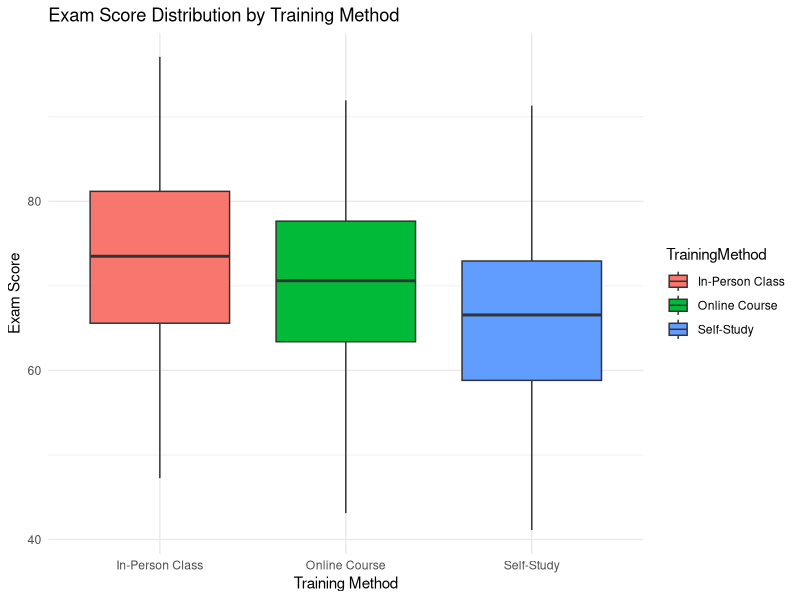
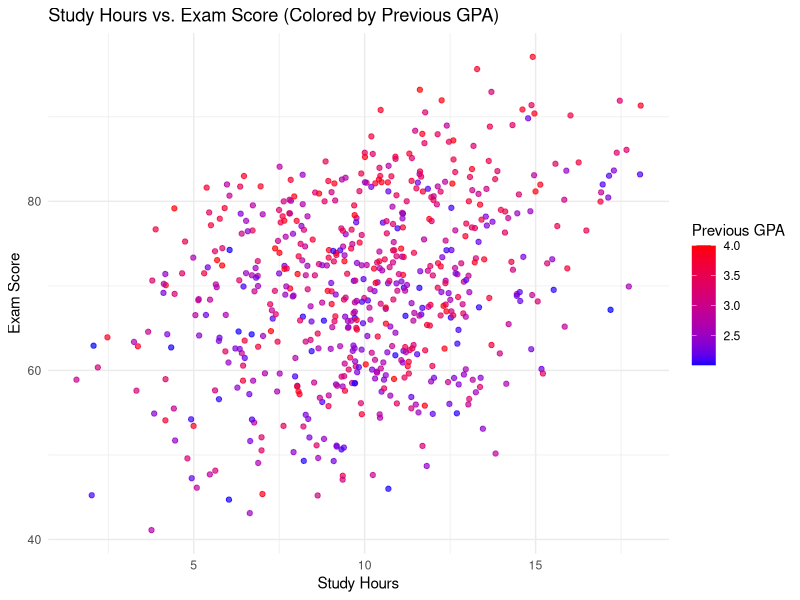

Source code (R) for these figures, in order:
## ---- chunk 1
knitr::opts_chunk$set(echo = TRUE)
#if you do not have the package, type install.packages("name_of_the_package")
library(knitr)
library(zoo)
library(ggplot2)
## ---- chunk 2
student <- read.csv("students_data.csv", header = TRUE)
# head(student)

# Boxplot
ggplot(student, aes(x = TrainingMethod, y = ExamScore, fill = TrainingMethod)) +
  geom_boxplot() +
  labs(title = "Exam Score Distribution by Training Method",
       x = "Training Method",
       y = "Exam Score") +
  theme_minimal()

## ---- chunk 3
# Scatterplot
ggplot(student, aes(x = StudyHours, y = ExamScore, color = PreviousGPA)) +
  geom_point(alpha = 0.7) +
  scale_color_gradient(low = "blue", high = "red") +
  labs(title = "Study Hours vs. Exam Score (Colored by Previous GPA)",
       x = "Study Hours",
       y = "Exam Score",
       color = "Previous GPA") +
  theme_minimal()
## ---- chunk 4
model <- lm(ExamScore ~ StudyHours + PreviousGPA + TrainingMethod, data = student)
summary(model)

## ---- chunk 5
46.3115 + 1.0688*(8) + 5.3071*(3.8) - 2.8668*(1) - 6.6728*(0)
## ---- chunk 6

## ---- chunk 7
# this is where your R code goes
